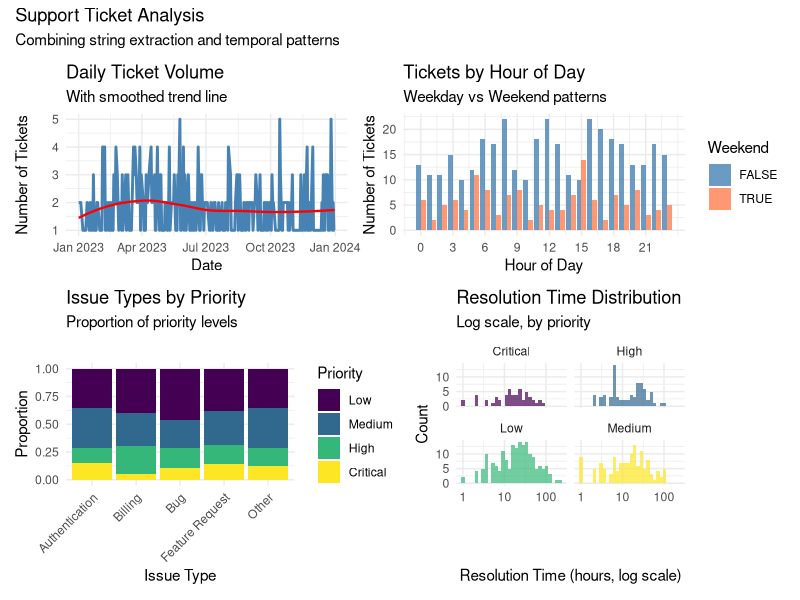
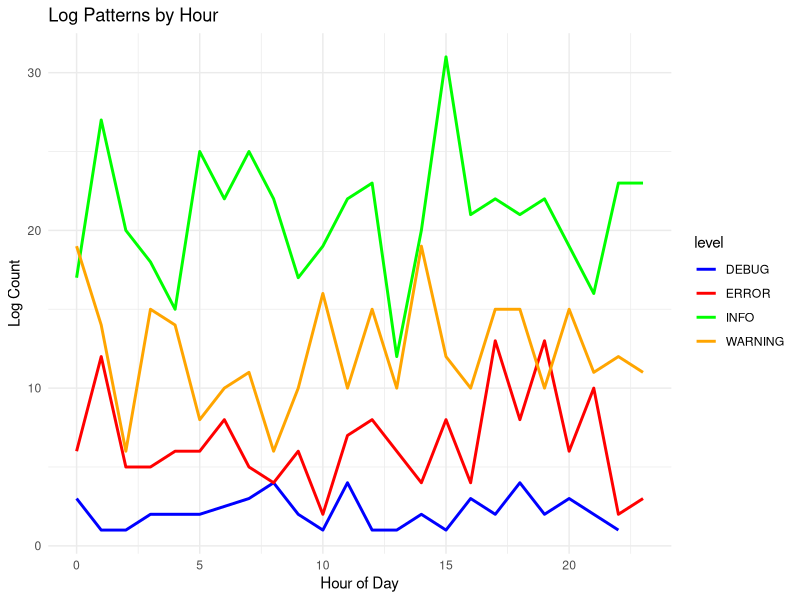

Generate these figures, in order, with R:
library(tidyverse)
library(lubridate)  # For dates and times
library(stringr)    # For string manipulation (loaded with tidyverse)
library(hms)        # For time-of-day values

# Set seed for reproducibility
set.seed(123)

# We'll create various example datasets throughout
theme_set(theme_minimal())

# Create example strings
messy_names <- c(
  "  John Smith  ",
  "mary jones",
  "ROBERT BROWN",
  "Sarah O'Connor",
  "José García",
  NA,
  "anne-marie wilson"
)

# Basic string information
str_length(messy_names)  # Length of each string
str_count(messy_names, pattern = " ")  # Count spaces

# The power of vectorization - operations work on entire vectors
data.frame(
  original = messy_names,
  length = str_length(messy_names),
  n_spaces = str_count(messy_names, " "),
  n_vowels = str_count(messy_names, "[aeiouAEIOU]")
)

# Step-by-step cleaning
cleaned_names <- messy_names %>%
  str_trim() %>%                    # Remove leading/trailing whitespace
  str_squish() %>%                  # Remove extra internal whitespace
  str_to_title() %>%                # Proper case (Title Case)
  str_replace_all("'", "'")         # Standardize apostrophes

# Compare before and after
tibble(
  original = messy_names,
  cleaned = cleaned_names
) %>%
  print(n = 10)

# Other case transformations
case_examples <- "The Quick BROWN Fox"
tibble(
  original = case_examples,
  lower = str_to_lower(case_examples),
  upper = str_to_upper(case_examples),
  title = str_to_title(case_examples),
  sentence = str_to_sentence(case_examples)
)

# Sample text data
emails <- c(
  "john.doe@company.com",
  "alice@university.edu",
  "bob.smith@email.co.uk",
  "invalid-email",
  "another@domain.org",
  "not an email at all",
  NA
)

# Detect patterns
has_at <- str_detect(emails, "@")  # Simple pattern
has_dot_com <- str_detect(emails, "\\.com$")  # .com at end ($ = end of string)

# Extract patterns
domains <- str_extract(emails, "@[^.]+\\.[a-z]+")  # Extract domain
usernames <- str_extract(emails, "^[^@]+")  # Everything before @

# Create a summary
email_analysis <- tibble(
  email = emails,
  is_valid = str_detect(emails, "^[^@]+@[^@]+\\.[^@]+$"),
  username = usernames,
  domain = str_remove(domains, "@"),
  tld = str_extract(emails, "\\.[a-z]+$")
)

print(email_analysis)

# Phone numbers in various formats
phone_numbers <- c(
  "(555) 123-4567",
  "555-123-4567",
  "5551234567",
  "555.123.4567",
  "+1 555 123 4567",
  "Call me at 555-1234",
  "invalid",
  NA
)

# Extract digits only
digits_only <- str_remove_all(phone_numbers, "[^0-9]")
print(digits_only)

# Standardize format
standardized <- phone_numbers %>%
  str_remove_all("[^0-9]") %>%  # Remove non-digits
  str_replace("^1", "") %>%      # Remove leading 1
  str_replace("(\\d{3})(\\d{3})(\\d{4})", "(\\1) \\2-\\3")  # Format

tibble(
  original = phone_numbers,
  standardized = standardized
)

# Extract structured information
addresses <- c(
  "123 Main St, New York, NY 10001",
  "456 Oak Avenue, Los Angeles, CA 90028",
  "789 Elm Rd, Chicago, IL 60601",
  "321 Pine Street, Houston, TX 77002"
)

# Extract components using regex groups
address_parts <- str_match(addresses, 
  "(\\d+) ([^,]+), ([^,]+), ([A-Z]{2}) (\\d{5})")

colnames(address_parts) <- c("full", "number", "street", "city", "state", "zip")
as_tibble(address_parts) %>%
  select(-full)  # Remove the full match column

# Full names that need splitting
full_names <- c(
  "Smith, John",
  "Jones, Mary Ann",
  "Brown Jr., Robert",
  "O'Connor, Sarah",
  "García-López, José María"
)

# Split on comma and clean up
name_parts <- str_split_fixed(full_names, ", ", n = 2)
colnames(name_parts) <- c("last_name", "first_name")

name_df <- as_tibble(name_parts) %>%
  mutate(
    # Clean up any extra spaces
    first_name = str_trim(first_name),
    last_name = str_trim(last_name),
    # Create display name
    display_name = str_c(first_name, " ", last_name),
    # Create email-friendly version
    email_name = str_c(
      str_to_lower(str_extract(first_name, "\\w+")),  # First word only
      ".",
      str_to_lower(str_replace_all(last_name, "[^a-zA-Z]", "")),  # Letters only
      "@company.com"
    )
  )

print(name_df)

# Combining multiple fields
product_data <- tibble(
  brand = c("Apple", "Samsung", "Google"),
  model = c("iPhone", "Galaxy", "Pixel"),
  version = c("14 Pro", "S23", "7a"),
  year = c(2022, 2023, 2023)
)

product_data %>%
  mutate(
    # Various ways to combine
    full_name = str_c(brand, model, version, sep = " "),
    sku = str_c(
      str_to_upper(str_sub(brand, 1, 3)),  # First 3 letters of brand
      str_extract(version, "\\d+"),         # Version number
      year,
      sep = "-"
    ),
    marketing_name = str_glue("{brand} {model} {version} ({year})")
  )

# Today's date and current time
today()
now()

# Parse dates from strings - lubridate is smart!
date_strings <- c(
  "2023-01-15",
  "01/15/2023",
  "15-Jan-2023",
  "January 15, 2023",
  "20230115"
)

# Different parsing functions for different formats
parsed_dates <- tibble(
  original = date_strings,
  ymd = ymd("2023-01-15"),
  mdy = mdy("01/15/2023"),
  dmy = dmy("15-01-2023"),
  smart_parse = parse_date_time(date_strings, 
    orders = c("ymd", "mdy", "dmy", "Bdy", "ymd"))
)

print(parsed_dates)

# Create a date range
dates <- seq(ymd("2023-01-01"), ymd("2023-12-31"), by = "month")

date_analysis <- tibble(
  date = dates,
  year = year(date),
  month = month(date),
  month_name = month(date, label = TRUE, abbr = FALSE),
  day = day(date),
  weekday = wday(date, label = TRUE, abbr = FALSE),
  quarter = quarter(date),
  week_of_year = week(date),
  day_of_year = yday(date),
  is_weekend = wday(date) %in% c(1, 7),  # Sunday = 1, Saturday = 7
  days_in_month = days_in_month(date)
)

print(date_analysis, n = 12)

# Date arithmetic is intuitive
reference_date <- ymd("2023-06-15")

tibble(
  description = c(
    "Original date",
    "Plus 30 days",
    "Plus 2 months",
    "Plus 1 year",
    "Next Monday",
    "End of month",
    "Beginning of year"
  ),
  date = c(
    reference_date,
    reference_date + days(30),
    reference_date + months(2),
    reference_date + years(1),
    ceiling_date(reference_date, "week", week_start = 1),
    ceiling_date(reference_date, "month") - days(1),
    floor_date(reference_date, "year")
  )
)

# Different time representations
time_examples <- tibble(
  datetime_string = c(
    "2023-06-15 14:30:00",
    "2023-06-15 2:30:00 PM",
    "15/06/2023 14:30",
    "June 15, 2023 2:30 PM"
  )
)

# Parse with different formats
parsed_times <- time_examples %>%
  mutate(
    parsed = parse_date_time(datetime_string, 
      orders = c("ymd HMS", "ymd IMS p", "dmy HM", "Bdy IMS p")),
    date_only = as_date(parsed),
    time_only = format(parsed, "%H:%M:%S"),
    hour = hour(parsed),
    minute = minute(parsed),
    am_pm = if_else(hour(parsed) < 12, "AM", "PM")
  )

print(parsed_times)

# Time differences and durations
start_time <- ymd_hms("2023-06-15 09:00:00")
end_time <- ymd_hms("2023-06-15 17:30:00")

# Different ways to express time differences
time_diff <- end_time - start_time
print(time_diff)  # In seconds by default

# Convert to different units
tibble(
  unit = c("seconds", "minutes", "hours", "days"),
  value = c(
    as.numeric(time_diff, units = "secs"),
    as.numeric(time_diff, units = "mins"),
    as.numeric(time_diff, units = "hours"),
    as.numeric(time_diff, units = "days")
  )
)

# Working with time zones
utc_time <- ymd_hms("2023-06-15 12:00:00", tz = "UTC")

# Convert to different time zones
time_zones <- tibble(
  timezone = c("UTC", "America/New_York", "Europe/London", 
               "Asia/Tokyo", "Australia/Sydney"),
  local_time = c(
    utc_time,
    with_tz(utc_time, "America/New_York"),
    with_tz(utc_time, "Europe/London"),
    with_tz(utc_time, "Asia/Tokyo"),
    with_tz(utc_time, "Australia/Sydney")
  ),
  offset_hours = c(0, -4, 1, 9, 10)  # Offset from UTC (varies with DST!)
)

print(time_zones)

# Force_tz vs with_tz
ambiguous_time <- ymd_hms("2023-06-15 12:00:00")  # No timezone specified

tibble(
  description = c(
    "Original (no tz)",
    "with_tz - converts time",
    "force_tz - keeps time, changes zone"
  ),
  result = c(
    as.character(ambiguous_time),
    as.character(with_tz(ambiguous_time, "America/New_York")),
    as.character(force_tz(ambiguous_time, "America/New_York"))
  )
)

# Intervals: specific start and end times
interval_1 <- interval(ymd("2023-01-01"), ymd("2023-12-31"))
interval_2 <- interval(ymd("2023-06-01"), ymd("2023-08-31"))

# Check overlap
int_overlaps(interval_1, interval_2)

# Durations: exact time spans (in seconds)
duration_1 <- ddays(7) + dhours(3) + dminutes(30)
print(duration_1)

# Periods: human-friendly time spans
period_1 <- days(7) + hours(3) + minutes(30)
print(period_1)

# The difference matters!
# Consider daylight saving time
dst_start <- ymd_hms("2023-03-11 00:00:00", tz = "America/New_York")

tibble(
  description = c(
    "Original time",
    "Plus duration (24 hours)",
    "Plus period (1 day)"
  ),
  result = c(
    dst_start,
    dst_start + ddays(1),  # Exactly 24 hours later
    dst_start + days(1)    # Next calendar day at same time
  )
)

# Create a realistic dataset - customer support tickets
set.seed(123)
n_tickets <- 500

support_tickets <- tibble(
  ticket_id = sprintf("TICK-%06d", 1:n_tickets),
  created_at = ymd_hms("2023-01-01 00:00:00") + 
    seconds(runif(n_tickets, 0, 365*24*60*60)),
  customer_email = str_c(
    sample(c("john", "mary", "bob", "alice", "charlie"), n_tickets, replace = TRUE),
    sample(1:100, n_tickets, replace = TRUE),
    "@",
    sample(c("gmail.com", "yahoo.com", "company.com"), n_tickets, replace = TRUE)
  ),
  subject = sample(c(
    "Login issue - can't access account",
    "Payment failed - ERROR 402",
    "Question about pricing",
    "Feature request: dark mode",
    "Bug report - app crashes on startup",
    "Refund request #12345"
  ), n_tickets, replace = TRUE),
  priority = sample(c("Low", "Medium", "High", "Critical"), n_tickets, 
                   replace = TRUE, prob = c(0.4, 0.3, 0.2, 0.1)),
  resolved_at = created_at + hours(round(rexp(n_tickets, rate = 1/24)))  # Exponential resolution time
) %>%
  mutate(
    resolved_at = if_else(runif(n_tickets) < 0.1, NA_POSIXct_, resolved_at)  # 10% unresolved
  )

# Analyze the tickets
ticket_analysis <- support_tickets %>%
  mutate(
    # Extract information from strings
    issue_type = case_when(
      str_detect(subject, "Login|access|password") ~ "Authentication",
      str_detect(subject, "Payment|refund|billing") ~ "Billing",
      str_detect(subject, "Bug|crash|error") ~ "Bug",
      str_detect(subject, "Feature|request") ~ "Feature Request",
      TRUE ~ "Other"
    ),
    has_error_code = str_detect(subject, "ERROR \\d+"),
    error_code = str_extract(subject, "ERROR \\d+"),
    
    # Extract from email
    email_domain = str_extract(customer_email, "@(.+)$") %>% str_remove("@"),
    is_corporate = email_domain == "company.com",
    
    # Date/time analysis
    created_date = as_date(created_at),
    created_hour = hour(created_at),
    created_weekday = wday(created_at, label = TRUE),
    created_month = month(created_at, label = TRUE),
    is_business_hours = between(created_hour, 9, 17),
    is_weekend = wday(created_at) %in% c(1, 7),
    
    # Resolution time
    resolution_time = as.numeric(resolved_at - created_at, units = "hours"),
    is_resolved = !is.na(resolved_at),
    resolution_category = case_when(
      is.na(resolution_time) ~ "Unresolved",
      resolution_time < 1 ~ "< 1 hour",
      resolution_time < 4 ~ "1-4 hours",
      resolution_time < 24 ~ "4-24 hours",
      resolution_time < 72 ~ "1-3 days",
      TRUE ~ "> 3 days"
    )
  )

# Summary statistics
summary_stats <- ticket_analysis %>%
  group_by(issue_type, priority) %>%
  summarise(
    count = n(),
    resolved_pct = mean(is_resolved) * 100,
    avg_resolution_hours = mean(resolution_time, na.rm = TRUE),
    median_resolution_hours = median(resolution_time, na.rm = TRUE),
    .groups = "drop"
  ) %>%
  arrange(issue_type, priority)

print(summary_stats, n = 20)

# Ticket volume over time
p1 <- ticket_analysis %>%
  count(created_date) %>%
  ggplot(aes(x = created_date, y = n)) +
  geom_line(color = "steelblue", linewidth = 1) +
  geom_smooth(method = "loess", se = FALSE, color = "red", linewidth = 0.8) +
  labs(
    title = "Daily Ticket Volume",
    subtitle = "With smoothed trend line",
    x = "Date",
    y = "Number of Tickets"
  )

# Hour of day pattern
p2 <- ticket_analysis %>%
  count(created_hour, is_weekend) %>%
  ggplot(aes(x = created_hour, y = n, fill = is_weekend)) +
  geom_col(position = "dodge", alpha = 0.8) +
  scale_fill_manual(values = c("FALSE" = "steelblue", "TRUE" = "coral")) +
  labs(
    title = "Tickets by Hour of Day",
    subtitle = "Weekday vs Weekend patterns",
    x = "Hour of Day",
    y = "Number of Tickets",
    fill = "Weekend"
  ) +
  scale_x_continuous(breaks = seq(0, 23, 3))

# Issue types by priority
p3 <- ticket_analysis %>%
  count(issue_type, priority) %>%
  mutate(priority = factor(priority, 
    levels = c("Low", "Medium", "High", "Critical"))) %>%
  ggplot(aes(x = issue_type, y = n, fill = priority)) +
  geom_col(position = "fill") +
  scale_fill_viridis_d() +
  labs(
    title = "Issue Types by Priority",
    subtitle = "Proportion of priority levels",
    x = "Issue Type",
    y = "Proportion",
    fill = "Priority"
  ) +
  theme(axis.text.x = element_text(angle = 45, hjust = 1))

# Resolution time distribution
p4 <- ticket_analysis %>%
  filter(is_resolved) %>%
  ggplot(aes(x = resolution_time, fill = priority)) +
  geom_histogram(bins = 30, alpha = 0.7) +
  scale_x_log10() +
  scale_fill_viridis_d() +
  facet_wrap(~priority) +
  labs(
    title = "Resolution Time Distribution",
    subtitle = "Log scale, by priority",
    x = "Resolution Time (hours, log scale)",
    y = "Count"
  ) +
  theme(legend.position = "none")

# Combine plots
library(patchwork)
(p1 + p2) / (p3 + p4) +
  plot_annotation(
    title = "Support Ticket Analysis",
    subtitle = "Combining string extraction and temporal patterns"
  )

# Log file entries
log_entries <- c(
  "[2023-06-15 10:30:45] INFO: User john_doe logged in from 192.168.1.100",
  "[2023-06-15 10:31:02] ERROR: Database connection failed - timeout after 30s",
  "[2023-06-15 10:31:15] WARNING: High memory usage detected (85%)",
  "[2023-06-15 10:32:00] INFO: Backup completed successfully",
  "[2023-06-15 10:33:21] ERROR: File not found: /data/config.json"
)

# Parse log entries with regex
parsed_logs <- tibble(log = log_entries) %>%
  mutate(
    # Extract timestamp
    timestamp = str_extract(log, "\\[([^\\]]+)\\]") %>% 
      str_remove_all("\\[|\\]") %>%
      ymd_hms(),
    
    # Extract log level
    level = str_extract(log, "INFO|ERROR|WARNING|DEBUG"),
    
    # Extract message
    message = str_extract(log, "(?<=: ).*$"),  # Everything after ": "
    
    # Extract specific patterns
    username = str_extract(message, "User (\\w+)") %>% str_remove("User "),
    ip_address = str_extract(message, "\\d+\\.\\d+\\.\\d+\\.\\d+"),
    file_path = str_extract(message, "/[\\w/\\.]+"),
    duration = str_extract(message, "\\d+s") %>% str_remove("s") %>% as.numeric()
  )

parsed_logs %>%
  select(-log) %>%  # Remove original for display
  print()

# Messy product descriptions
messy_products <- c(
  "Apple iPhone 14 Pro Max - 256GB - Space Black!!!",
  "samsung galaxy s23 ultra 512gb phantom black",
  "Google Pixel 7 Pro (128 GB) -- Obsidian",
  "OnePlus 11 5G | 16GB RAM | 256GB Storage",
  "  Xiaomi 13 Pro    256GB/12GB    Ceramic Black  "
)

# Comprehensive cleaning pipeline
clean_products <- tibble(original = messy_products) %>%
  mutate(
    # Step 1: Basic cleaning
    cleaned = str_trim(original) %>%
      str_squish() %>%
      str_remove_all("!!!|\\||--") %>%
      str_replace_all("\\s+", " "),
    
    # Step 2: Extract components
    brand = str_extract(cleaned, "^\\w+") %>% str_to_title(),
    
    storage = str_extract(cleaned, "\\d+\\s*GB") %>%
      str_remove_all("\\s") %>%
      str_to_upper(),
    
    ram = str_extract(cleaned, "\\d+GB\\s*RAM|RAM\\s*\\d+GB") %>%
      str_extract("\\d+") %>%
      paste0("GB"),
    
    color = str_extract(cleaned, 
      "Space Black|Phantom Black|Obsidian|Ceramic Black") %>%
      str_to_title(),
    
    # Step 3: Standardized format
    standardized = str_glue("{brand} - {storage} Storage - {color}")
  )

clean_products %>%
  select(original, standardized)

# Business calendar functions
is_business_day <- function(date) {
  !wday(date) %in% c(1, 7)  # Not weekend
}

next_business_day <- function(date) {
  next_day <- date + days(1)
  while (!is_business_day(next_day)) {
    next_day <- next_day + days(1)
  }
  return(next_day)
}

add_business_days <- function(date, n) {
  result <- date
  for (i in 1:n) {
    result <- next_business_day(result)
  }
  return(result)
}

# Example: Project timeline
project_tasks <- tibble(
  task = c("Planning", "Development", "Testing", "Deployment", "Review"),
  duration_days = c(5, 15, 10, 2, 3),
  start_date = ymd("2023-07-03")  # Starting on a Monday
)

# Calculate end dates considering only business days
project_timeline <- project_tasks %>%
  mutate(
    # Simple calendar days
    end_date_calendar = start_date + days(duration_days - 1),
    
    # Business days only
    end_date_business = map2(start_date, duration_days, 
                            ~add_business_days(.x, .y - 1)),
    end_date_business = as_date(unlist(end_date_business)),
    
    # Actual duration including weekends
    actual_calendar_days = as.numeric(end_date_business - start_date + 1),
    
    # Next task start
    next_start = lead(end_date_business) %>% 
      map_if(~!is.na(.), ~next_business_day(.)) %>%
      unlist() %>%
      as_date()
  )

project_timeline %>%
  select(task, duration_days, start_date, end_date_business, actual_calendar_days)

# Your solution
email_data <- c(
  "john.doe@company.com",
  "alice_smith@university.edu",
  "bob@sub.domain.co.uk",
  "invalid.email",
  "no-at-sign.com",
  "@missing-user.com",
  "user@",
  "first.last+tag@gmail.com"
)

email_validation <- tibble(email = email_data) %>%
  mutate(
    # Check basic structure
    has_at = str_detect(email, "@"),
    has_dot_after_at = str_detect(email, "@.*\\."),
    
    # Extract parts
    username = str_extract(email, "^[^@]+"),
    domain = str_extract(email, "@(.+)$") %>% str_remove("@"),
    tld = str_extract(email, "\\.[a-z]+$"),
    
    # Validate
    valid_username = str_detect(username, "^[a-zA-Z0-9._+-]+$"),
    valid_domain = str_detect(domain, "^[a-zA-Z0-9.-]+\\.[a-zA-Z]{2,}$"),
    
    # Overall validity
    is_valid = has_at & has_dot_after_at & 
               !is.na(username) & !is.na(domain) &
               valid_username & valid_domain
  )

email_validation %>%
  select(email, username, domain, is_valid)

# Your solution
# Calculate age, next birthday, days until birthday
people <- tibble(
  name = c("Alice", "Bob", "Charlie", "Diana"),
  birth_date = ymd(c("1990-03-15", "1985-07-22", "1995-12-01", "2000-01-30"))
)

today_date <- today()

people_ages <- people %>%
  mutate(
    # Calculate age
    age_years = interval(birth_date, today_date) / years(1),
    age_exact = floor(age_years),
    
    # Next birthday
    birthday_this_year = `year<-`(birth_date, year(today_date)),
    next_birthday = if_else(
      birthday_this_year < today_date,
      `year<-`(birth_date, year(today_date) + 1),
      birthday_this_year
    ),
    
    # Days until birthday
    days_to_birthday = as.numeric(next_birthday - today_date),
    
    # Day of week for next birthday
    birthday_weekday = wday(next_birthday, label = TRUE, abbr = FALSE)
  )

people_ages %>%
  select(name, age_exact, next_birthday, days_to_birthday, birthday_weekday)

# Your solution
# Generate sample log data
set.seed(456)
n_logs <- 1000

log_data <- tibble(
  timestamp = ymd_hms("2023-06-01 00:00:00") + seconds(sort(runif(n_logs, 0, 30*24*60*60))),
  level = sample(c("INFO", "WARNING", "ERROR", "DEBUG"), n_logs, 
                replace = TRUE, prob = c(0.5, 0.3, 0.15, 0.05)),
  service = sample(c("auth", "api", "database", "cache"), n_logs, replace = TRUE),
  message = sample(c(
    "Request processed successfully",
    "Connection timeout after 30s",
    "Invalid authentication token",
    "Cache miss for key: user_123",
    "Database query took 1250ms",
    "Rate limit exceeded for IP 192.168.1.1"
  ), n_logs, replace = TRUE)
) %>%
  mutate(
    log_entry = str_glue("[{timestamp}] {level} [{service}]: {message}")
  )

# Analyze the logs
log_analysis <- log_data %>%
  mutate(
    date = as_date(timestamp),
    hour = hour(timestamp),
    
    # Extract metrics from messages
    has_timeout = str_detect(message, "timeout"),
    timeout_duration = str_extract(message, "\\d+s") %>% 
      str_remove("s") %>% as.numeric(),
    
    has_ip = str_detect(message, "\\d+\\.\\d+\\.\\d+\\.\\d+"),
    ip_address = str_extract(message, "\\d+\\.\\d+\\.\\d+\\.\\d+"),
    
    query_time = str_extract(message, "\\d+ms") %>% 
      str_remove("ms") %>% as.numeric(),
    
    # Categorize issues
    issue_type = case_when(
      str_detect(message, "timeout|slow|took \\d+ms") ~ "Performance",
      str_detect(message, "Invalid|error|failed") ~ "Error",
      str_detect(message, "exceeded|limit") ~ "Rate Limiting",
      TRUE ~ "Normal"
    )
  )

# Summary by service and level
log_summary <- log_analysis %>%
  group_by(service, level) %>%
  summarise(
    count = n(),
    pct_errors = mean(issue_type == "Error") * 100,
    avg_query_time = mean(query_time, na.rm = TRUE),
    .groups = "drop"
  ) %>%
  arrange(service, level)

print(log_summary)

# Time pattern analysis
hourly_pattern <- log_analysis %>%
  group_by(hour, level) %>%
  summarise(count = n(), .groups = "drop") %>%
  ggplot(aes(x = hour, y = count, color = level)) +
  geom_line(linewidth = 1) +
  scale_color_manual(values = c(
    "INFO" = "green",
    "WARNING" = "orange", 
    "ERROR" = "red",
    "DEBUG" = "blue"
  )) +
  labs(
    title = "Log Patterns by Hour",
    x = "Hour of Day",
    y = "Log Count"
  )

print(hourly_pattern)

# Your solution
# Generate sample review data
set.seed(789)
n_reviews <- 200

reviews <- tibble(
  review_id = 1:n_reviews,
  review_date = ymd("2023-01-01") + days(sample(0:180, n_reviews, replace = TRUE)),
  rating = sample(1:5, n_reviews, replace = TRUE, prob = c(0.05, 0.1, 0.2, 0.35, 0.3)),
  review_text = sample(c(
    "Great product! Highly recommend. Fast shipping too.",
    "Terrible quality. Broke after one day. Very disappointed.",
    "Good value for money. Works as expected.",
    "Amazing! Best purchase ever! 10/10 would buy again!",
    "Not bad, but not great either. Average product.",
    "Excellent customer service. Product is okay.",
    "Waste of money. Do not buy!",
    "Pretty good, some minor issues but overall satisfied.",
    "Perfect! Exactly what I needed. Five stars!",
    "Meh. Expected better for the price."
  ), n_reviews, replace = TRUE)
)

# Analyze reviews
review_analysis <- reviews %>%
  mutate(
    # Text length and complexity
    text_length = str_length(review_text),
    word_count = str_count(review_text, "\\w+"),
    sentence_count = str_count(review_text, "[.!?]"),
    avg_word_length = text_length / word_count,
    
    # Sentiment indicators
    has_positive = str_detect(review_text, 
      "(?i)great|excellent|amazing|perfect|love|best"),
    has_negative = str_detect(review_text, 
      "(?i)terrible|bad|worst|hate|disappoint|waste"),
    
    exclamation_count = str_count(review_text, "!"),
    
    # Time-based features
    review_month = month(review_date, label = TRUE),
    review_weekday = wday(review_date, label = TRUE),
    days_since_launch = as.numeric(review_date - min(review_date)),
    
    # Categorize sentiment
    sentiment = case_when(
      has_positive & !has_negative ~ "Positive",
      has_negative & !has_positive ~ "Negative",
      has_positive & has_negative ~ "Mixed",
      TRUE ~ "Neutral"
    )
  )

# Correlation between text features and rating
feature_correlation <- review_analysis %>%
  summarise(
    cor_length_rating = cor(text_length, rating),
    cor_exclamation_rating = cor(exclamation_count, rating),
    cor_positive_rating = cor(as.numeric(has_positive), rating),
    cor_negative_rating = cor(as.numeric(has_negative), rating)
  )

print("Feature correlations with rating:")
print(feature_correlation)

# Sentiment vs actual rating
sentiment_accuracy <- review_analysis %>%
  group_by(sentiment) %>%
  summarise(
    avg_rating = mean(rating),
    count = n(),
    .groups = "drop"
  )

print("Sentiment analysis accuracy:")
print(sentiment_accuracy)
